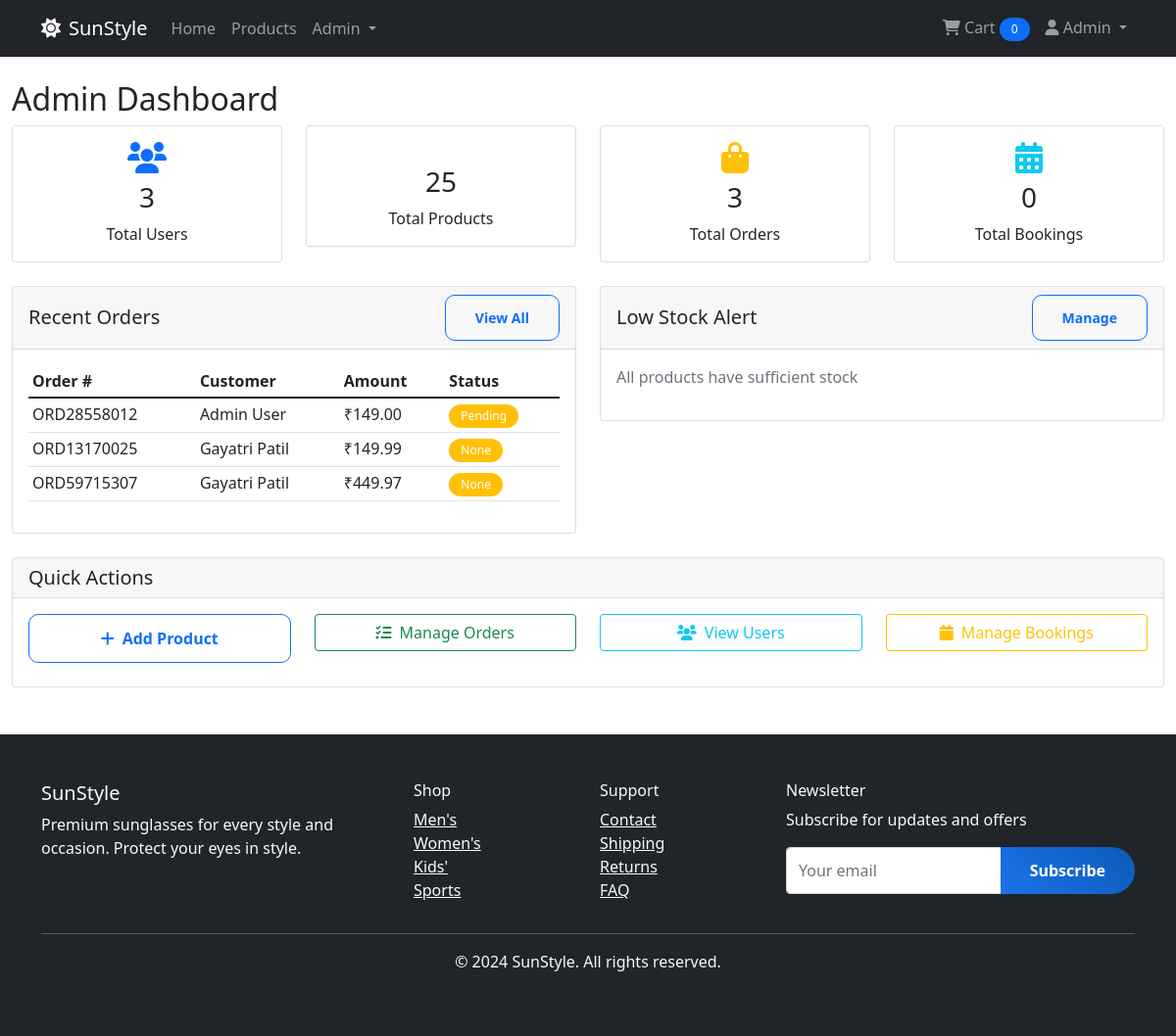
The app's page /admin/dashboard (signed in) with its own data.
### database.py (models this page shows)
class User(UserMixin, db.Model):
    id = db.Column(db.Integer, primary_key=True)
    username = db.Column(db.String(80), unique=True, nullable=False)
    email = db.Column(db.String(120), unique=True, nullable=False)
    password = db.Column(db.String(200), nullable=False)
    first_name = db.Column(db.String(100), nullable=False)
    last_name = db.Column(db.String(100), nullable=False)
    phone = db.Column(db.String(20))
    address = db.Column(db.Text)
    is_admin = db.Column(db.Boolean, default=False)
    created_at = db.Column(db.DateTime, default=datetime.utcnow)
    orders = db.relationship('Order', backref='user', lazy=True)
    bookings = db.relationship('Booking', backref='user', lazy=True)
    cart_items = db.relationship('CartItem', backref='user', lazy=True)

class Order(db.Model):
    id = db.Column(db.Integer, primary_key=True)
    order_number = db.Column(db.String(50), unique=True, nullable=False)
    total_amount = db.Column(db.Float, nullable=False)
    status = db.Column(db.String(50), default='pending')
    payment_method = db.Column(db.String(50), nullable=False)
    payment_status = db.Column(db.String(50), default='pending')
    shipping_address = db.Column(db.Text, nullable=False)
    created_at = db.Column(db.DateTime, default=datetime.utcnow)
    updated_at = db.Column(db.DateTime, default=datetime.utcnow, onupdate=datetime.utcnow)
    user_id = db.Column(db.Integer, db.ForeignKey('user.id'), nullable=False)
    order_items = db.relationship('OrderItem', backref='order', lazy=True)

### app.py (the view)
@app.route('/admin/dashboard')
@login_required
def admin_dashboard():
    if not current_user.is_admin:
        flash('Access denied', 'error')
        return redirect(url_for('index'))
    stats = {
        'total_users': User.query.count(),
        'total_products': Product.query.count(),
        'total_orders': Order.query.count(),
        'total_bookings': Booking.query.count(),
        'recent_orders': Order.query.order_by(Order.created_at.desc()).limit(5).all(),
        'low_stock_products': Product.query.filter(Product.stock_quantity <= 5).all()
    }
    return render_template('admin/dashboard.html', stats=stats)

### app.py (called while the page is built)
@app.context_processor
def inject_current_date():
    return {'current_date': datetime.now().strftime('%Y-%m-%d')}

@login_manager.user_loader
def load_user(user_id):
    return User.query.get(int(user_id))

### templates/admin/dashboard.html (shortened to what this page needs)
{% extends "base.html" %}
{% block content %}
<div class="container-fluid mt-4">
    <h2>Admin Dashboard</h2>
    <div class="row mb-4">
        <div class="col-md-3">
            <div class="card admin-stats-card">
                <div class="card-body text-center">
                    <i class="fas fa-users fa-2x text-primary mb-2"></i>
                    <h3 class="stat-number">{{ stats.total_users }}</h3>
                    <p class="card-text">Total Users</p>
                </div>
            </div>
        </div>
        <div class="col-md-3">
            <div class="card admin-stats-card">
                <div class="card-body text-center">
                    <h3 class="stat-number">{{ stats.total_products }}</h3>
                    <p class="card-text">Total Products</p>
                </div>
            </div>
        </div>
        <div class="col-md-3">
            <div class="card admin-stats-card">
                <div class="card-body text-center">
                    <i class="fas fa-shopping-bag fa-2x text-warning mb-2"></i>
                    <h3 class="stat-number">{{ stats.total_orders }}</h3>
                    <p class="card-text">Total Orders</p>
                </div>
            </div>
        </div>
        <div class="col-md-3">
            <div class="card admin-stats-card">
                <div class="card-body text-center">
                    <i class="fas fa-calendar-alt fa-2x text-info mb-2"></i>
                    <h3 class="stat-number">{{ stats.total_bookings }}</h3>
                    <p class="card-text">Total Bookings</p>
                </div>
            </div>
        </div>
    </div>
    <div class="row">
        <div class="col-md-6">
            <div class="card">
                <div class="card-header d-flex justify-content-between align-items-center">
                    <h5 class="mb-0">Recent Orders</h5>
                    <a href="{{ url_for('admin_orders') }}" class="btn btn-sm btn-outline-primary">View All</a>
                </div>
                <div class="card-body">
                    {% if stats.recent_orders %}
                    <div class="table-responsive">
                        <table class="table table-sm">
                            <thead>
                                <tr>
                                    <th>Order #</th>
                                    <th>Customer</th>
                                    <th>Amount</th>
                                    <th>Status</th>
                                </tr>
                            </thead>
                            <tbody>
                                {% for order in stats.recent_orders %}
                                <tr>
                                    <td>{{ order.order_number }}</td>
                                    <td>{{ order.user.first_name }} {{ order.user.last_name }}</td>
                                    <td>₹{{ "%.2f"|format(order.total_amount) }}</td>
                                    <td>
                                        <span class="badge
                                            {% if order.status == 'delivered' %}bg-success
                                            {% elif order.status == 'shipped' %}bg-primary
                                            {% elif order.status == 'confirmed' %}bg-info
                                            {% elif order.status == 'cancelled' %}bg-danger
                                            {% else %}bg-warning{% endif %}">
                                            {{ order.status|title }}
                                        </span>
                                    </td>
                                </tr>
                                {% endfor %}
                            </tbody>
                        </table>
                    </div>
                    {% else %}
                    <p class="text-muted">No recent orders</p>
                    {% endif %}
                </div>
            </div>
        </div>
        <div class="col-md-6">
            <div class="card">
                <div class="card-header d-flex justify-content-between align-items-center">
                    <h5 class="mb-0">Low Stock Alert</h5>
                    <a href="{{ url_for('admin_products') }}" class="btn btn-sm btn-outline-primary">Manage</a>
                </div>
                <div class="card-body">
                    {% if stats.low_stock_products %}
                    <div class="table-responsive">
                        <table class="table table-sm">
                            <thead>
                                <tr>
                                    <th>Product</th>
                                    <th>Stock</th>
                                    <th>Status</th>
                                </tr>
                            </thead>
                            <tbody>
                                {% for product in stats.low_stock_products %}
                                <tr>
                                    <td>{{ product.name }}</td>
                                    <td>{{ product.stock_quantity }}</td>
                                    <td>
                                        <span class="badge
                                            {% if product.stock_quantity == 0 %}bg-danger
                                            {% else %}bg-warning{% endif %}">
                                            {% if product.stock_quantity == 0 %}Out of Stock
                                            {% else %}Low Stock{% endif %}
                                        </span>
                                    </td>
                                </tr>
                                {% endfor %}
                            </tbody>
                        </table>
                    </div>
                    {% else %}
                    <p class="text-muted">All products have sufficient stock</p>
                    {% endif %}
                </div>
            </div>
        </div>
    </div>
    <div class="row mt-4">
        <div class="col-12">
            <div class="card">
                <div class="card-header">
                    <h5 class="mb-0">Quick Actions</h5>
                </div>
                <div class="card-body">
                    <div class="row">
                        <div class="col-md-3 text-center">
                            <a href="{{ url_for('admin_products') }}" class="btn btn-outline-primary w-100 mb-2">
                                <i class="fas fa-plus me-2"></i>Add Product
                            </a>
                        </div>
                        <div class="col-md-3 text-center">
                            <a href="{{ url_for('admin_orders') }}" class="btn btn-outline-success w-100 mb-2">
                                <i class="fas fa-tasks me-2"></i>Manage Orders
                            </a>
                        </div>
                        <div class="col-md-3 text-center">
                            <a href="{{ url_for('admin_users') }}" class="btn btn-outline-info w-100 mb-2">
                                <i class="fas fa-users me-2"></i>View Users
                            </a>
                        </div>
                        <div class="col-md-3 text-center">
                            <a href="{{ url_for('admin_bookings') }}" class="btn btn-outline-warning w-100 mb-2">
                                <i class="fas fa-calendar me-2"></i>Manage Bookings
                            </a>
                        </div>
                    </div>
                </div>
            </div>
        </div>
    </div>
</div>
{% endblock %}

### templates/base.html (shortened to what this page needs)
<!DOCTYPE html>
<html lang="en">
<head>
    <link href="https://cdn.jsdelivr.net/npm/bootstrap@5.1.3/dist/css/bootstrap.min.css" rel="stylesheet">
    <link href="https://cdnjs.cloudflare.com/ajax/libs/font-awesome/6.0.0/css/all.min.css" rel="stylesheet">
    <link href="{{ url_for('static', filename='css/style.css') }}" rel="stylesheet">
</head>
<body>
    <nav class="navbar navbar-expand-lg navbar-dark bg-dark">
        <div class="container">
            <a class="navbar-brand" href="{{ url_for('index') }}">
                <i class="fas fa-sun me-2"></i>SunStyle
            </a>
            <div class="collapse navbar-collapse" id="navbarNav">
                <ul class="navbar-nav me-auto">
                    <li class="nav-item">
                        <a class="nav-link" href="{{ url_for('index') }}">Home</a>
                    </li>
                    <li class="nav-item">
                        <a class="nav-link" href="{{ url_for('products') }}">Products</a>
                    </li>
                    {% if current_user.is_authenticated and current_user.is_admin %}
                    <li class="nav-item dropdown">
                        <a class="nav-link dropdown-toggle" href="#" id="adminDropdown" role="button" data-bs-toggle="dropdown">
                            Admin
                        </a>
                    </li>
                    {% endif %}
                </ul>
                <ul class="navbar-nav">
                    {% if current_user.is_authenticated %}
                    <li class="nav-item">
                        <a class="nav-link" href="{{ url_for('cart') }}">
                            <i class="fas fa-shopping-cart"></i> Cart
                            <span class="badge bg-primary">
                                {{ current_user.cart_items|length if current_user.cart_items else 0 }}
                            </span>
                        </a>
                    </li>
                    <li class="nav-item dropdown">
                        <a class="nav-link dropdown-toggle" href="#" id="userDropdown" role="button" data-bs-toggle="dropdown">
                            <i class="fas fa-user"></i> {{ current_user.first_name }}
                        </a>
                    </li>
                    {% endif %}
                </ul>
            </div>
        </div>
    </nav>
    <main>
        {% block content %}{% endblock %}
    </main>
    <footer class="bg-dark text-light mt-5">
        <div class="container py-5">
            <div class="row">
                <div class="col-md-4">
                    <h5>SunStyle</h5>
                    <p>Premium sunglasses for every style and occasion. Protect your eyes in style.</p>
                </div>
                <div class="col-md-2">
                    <h6>Shop</h6>
                    <ul class="list-unstyled">
                        <li><a href="{{ url_for('products', category_id=1) }}" class="text-light">Men's</a></li>
                        <li><a href="{{ url_for('products', category_id=2) }}" class="text-light">Women's</a></li>
                        <li><a href="{{ url_for('products', category_id=3) }}" class="text-light">Kids'</a></li>
                        <li><a href="{{ url_for('products', category_id=4) }}" class="text-light">Sports</a></li>
                    </ul>
                </div>
                <div class="col-md-2">
                    <h6>Support</h6>
                    <ul class="list-unstyled">
                        <li><a href="#" class="text-light">Contact</a></li>
                        <li><a href="#" class="text-light">Shipping</a></li>
                        <li><a href="#" class="text-light">Returns</a></li>
                        <li><a href="#" class="text-light">FAQ</a></li>
                    </ul>
                </div>
                <div class="col-md-4">
                    <h6>Newsletter</h6>
                    <p>Subscribe for updates and offers</p>
                    <form>
                        <div class="input-group">
                            <input type="email" class="form-control" placeholder="Your email">
                            <button class="btn btn-primary" type="submit">Subscribe</button>
                        </div>
                    </form>
                </div>
            </div>
            <hr>
            <div class="text-center">
                <p>&copy; 2024 SunStyle. All rights reserved.</p>
            </div>
        </div>
    </footer>
</body>
</html>

### static/css/style.css (style rules this page uses)
:root { --primary: #1a73e8; --secondary: #ff6d00; --dark: #202124; --light: #f8f9fa; --gray: #5f6368; --success: #34a853; --danger: #ea4335; --warning: #fbbc04; }
.btn-primary { background: linear-gradient(45deg, var(--primary), #0d5bb9); border: none; border-radius: 50px; padding: 12px 30px; font-weight: 600; transition: all 0.3s ease; }
.btn-outline-primary { border-radius: 50px; padding: 12px 30px; font-weight: 600; transition: all 0.3s ease; }
.badge { font-weight: 500; padding: 6px 12px; border-radius: 20px; }
.btn-outline-dark, .btn-outline-primary { border-radius: 10px; transition: all 0.3s ease; }
.form-control, .btn, .form-check-input { transition: all 0.3s ease; }

### records on screen
User: first_name "Admin"
Order: order_number "ORD28558012", user.first_name "Admin", user.last_name "User", total_amount "149.00", status "Pending"
Order: order_number "ORD13170025", user.first_name "Gayatri", user.last_name "Patil", total_amount "149.99", status "None"
Order: order_number "ORD59715307", user.first_name "Gayatri", user.last_name "Patil", total_amount "449.97", status "None"

### other values on screen
{{ current_user.cart_items|length if current_user.cart_items else 0 }} "0"
{{ stats.total_users }} "3"
{{ stats.total_products }} "25"
{{ stats.total_orders }} "3"
{{ stats.total_bookings }} "0"
